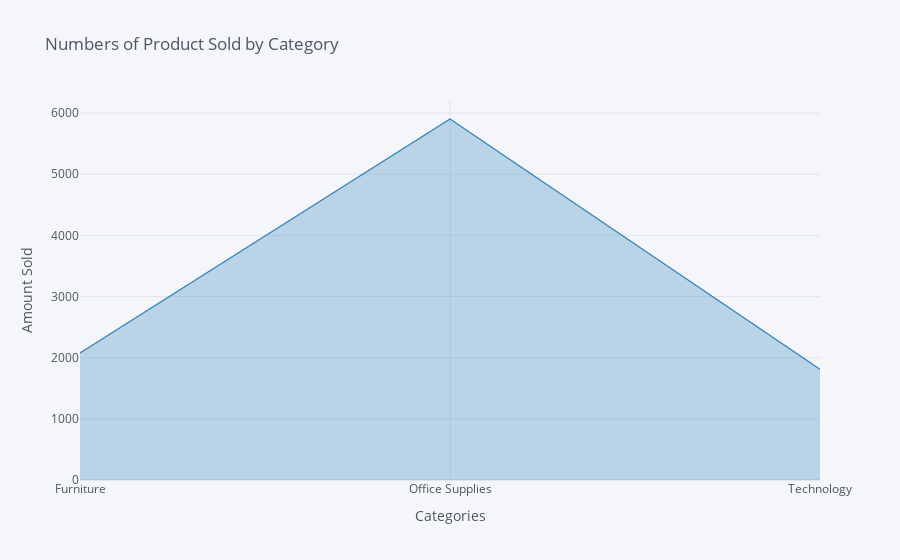

Notebook code for this chart:
### Code cell
cat.iplot(kind='scatter',xTitle='Categories',yTitle='Amount Sold',title='Numbers of Product Sold by Category',
                         colorscale='-blues',fill=True)

### Figure 1 — Plotly figure (JSON) as saved in the notebook; plotly's stock layout.template omitted (floating-point values rounded to 4 significant figures)
{"data": [{"fill": "tozeroy", "fillcolor": "rgba(49, 130, 189, 0.3)", "line": {"color": "rgba(49, 130, 189, 1.0)", "dash": "solid", "shape": "linear", "width": 1.3}, "mode": "lines", "name": "Sales", "text": "", "type": "scatter", "x": ["Furniture", "Office Supplies", "Technology"], "y": [2076, 5903, 1810]}], "layout": {"legend": {"bgcolor": "#F5F6F9", "font": {"color": "#4D5663"}}, "paper_bgcolor": "#F5F6F9", "plot_bgcolor": "#F5F6F9", "title": {"font": {"color": "#4D5663"}, "text": "Numbers of Product Sold by Category"}, "xaxis": {"gridcolor": "#E1E5ED", "showgrid": true, "tickfont": {"color": "#4D5663"}, "title": {"font": {"color": "#4D5663"}, "text": "Categories"}, "zerolinecolor": "#E1E5ED"}, "yaxis": {"gridcolor": "#E1E5ED", "showgrid": true, "tickfont": {"color": "#4D5663"}, "title": {"font": {"color": "#4D5663"}, "text": "Amount Sold"}, "zerolinecolor": "#E1E5ED"}}}
